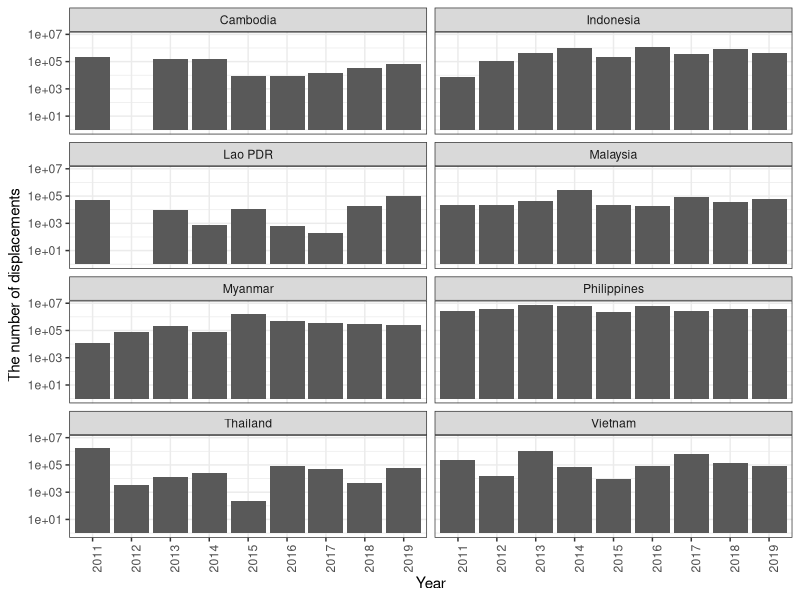

R code for this plot: (Note: this script raises an error after producing the figure.)
## ---- chunk 1
knitr::opts_chunk$set(echo = TRUE)
library(dplyr)
library(tidyverse)
library(ggplot2)
library(reshape2)
## ---- chunk 2
idp_dt <- read.table("IDP_data.csv", sep = ";", header = TRUE, stringsAsFactors = FALSE)

# We have three countries for which we don't have data at all or not enough data for the analysis: Brunei, Singapore and Timor-Leste. So we take them out. Also we transform dataset into tibble format for later. 

idp_clean <- idp_dt[-c(7,10,11),]

idp_clean_t <- as.tibble(idp_clean)


# Preparing data for individual countries 

#1. Selecting the countries and variables we need 
country_idp <- idp_clean_t %>%
  filter(Country.Name %in% c("Cambodia", "Indonesia", "Philippines", "Malaysia", "Thailand", "Lao PDR", "Myanmar", "Vietnam")) %>% 
  select(-2)

#2. Transforming variables to numeric format (to be able late to use log() function)

country_idp %>% mutate_at(vars(X2011, X2012, X2013, X2014, X2015, X2016, X2017, X2018, X2019), as.numeric) 
names(country_idp)[2] <- "2011"
names(country_idp)[3]<- "2012"
names(country_idp)[4]<- "2013"
names(country_idp)[5]<- "2014"
names(country_idp)[6]<- "2015"
names(country_idp)[7]<- "2016"
names(country_idp)[8]<- "2017"
names(country_idp)[9]<- "2018"
names(country_idp)[10]<- "2019"

#3. Changing from wide to long format (to be able to use ggplot2)
country_idp_long <- melt(data = country_idp,
                         id.vars = "Country.Name",
                         variable.name = "Year",
                         value.name = "IDPs")
#4. Again transforming to tibble format (as the process of making data long resulted in turning back again the data.frame)

country_idp_long_t <- as.tibble(country_idp_long) %>%
  mutate_at(vars(IDPs), as.numeric) 

#5. Building graphs -> number of IDPs per country per year;

country_idp_bar <- ggplot(country_idp_long_t, aes(x = Year, y = IDPs)) +
  geom_bar(stat = "identity") +
  labs(x = "Year", y = "The number of displacements") +
  facet_wrap(~Country.Name, ncol = 2) +
  theme_bw() +
  theme(axis.text.x = element_text(angle = 90, hjust = 1)) +
  scale_y_log10() 

country_idp_bar
  
#Preparing dataset with IDP data for merging with disasters dataset

#1. Renaming columns to unify names 
country_idp_to_merge <- country_idp_long_t %>%
  rename(Country = Country.Name) 


#2. merging both datasets (NOTE: before running the code bellow, please do necessary changes on the dataset on disaster events, see updated "natural disaster script-2.Rmd)

merged_data <- left_join(country_idp_to_merge, country_events, by = c("Year", "Country"))


